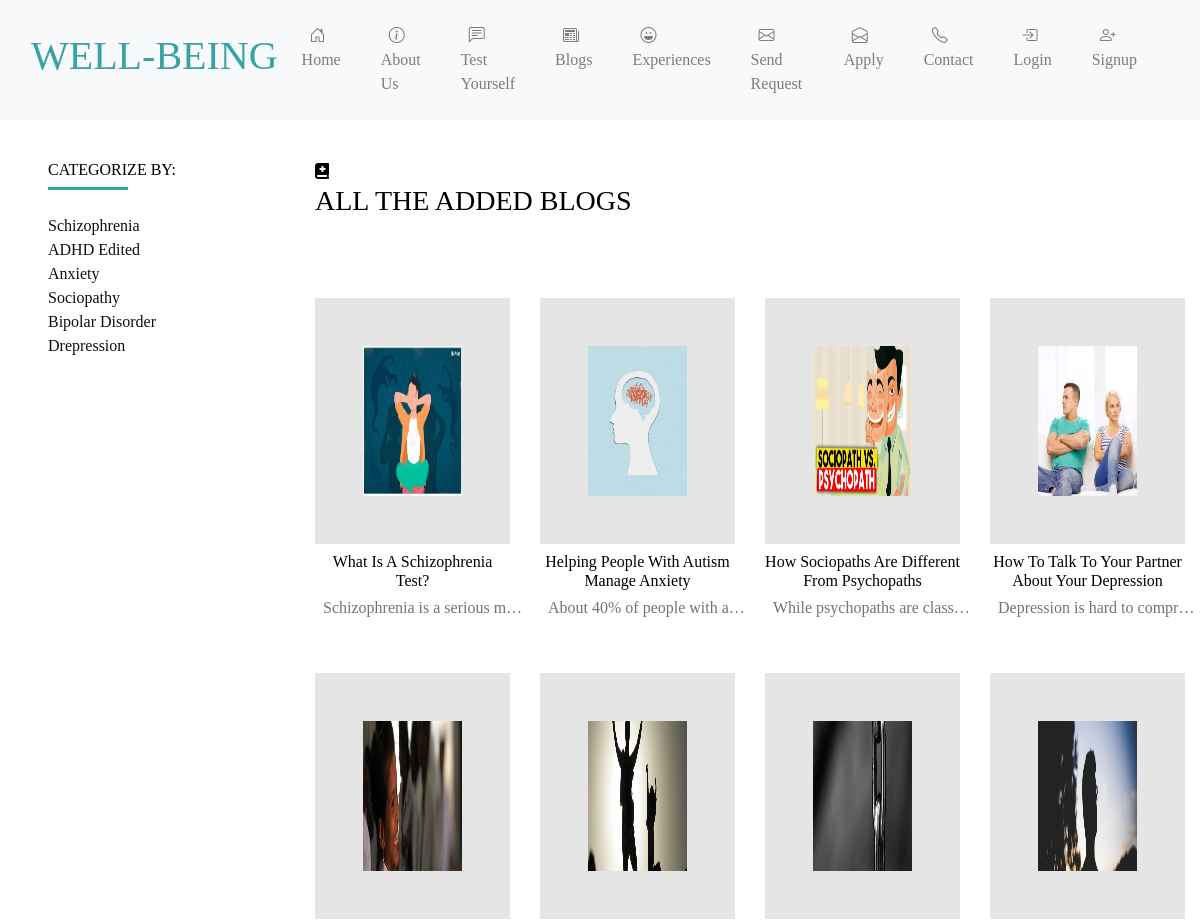
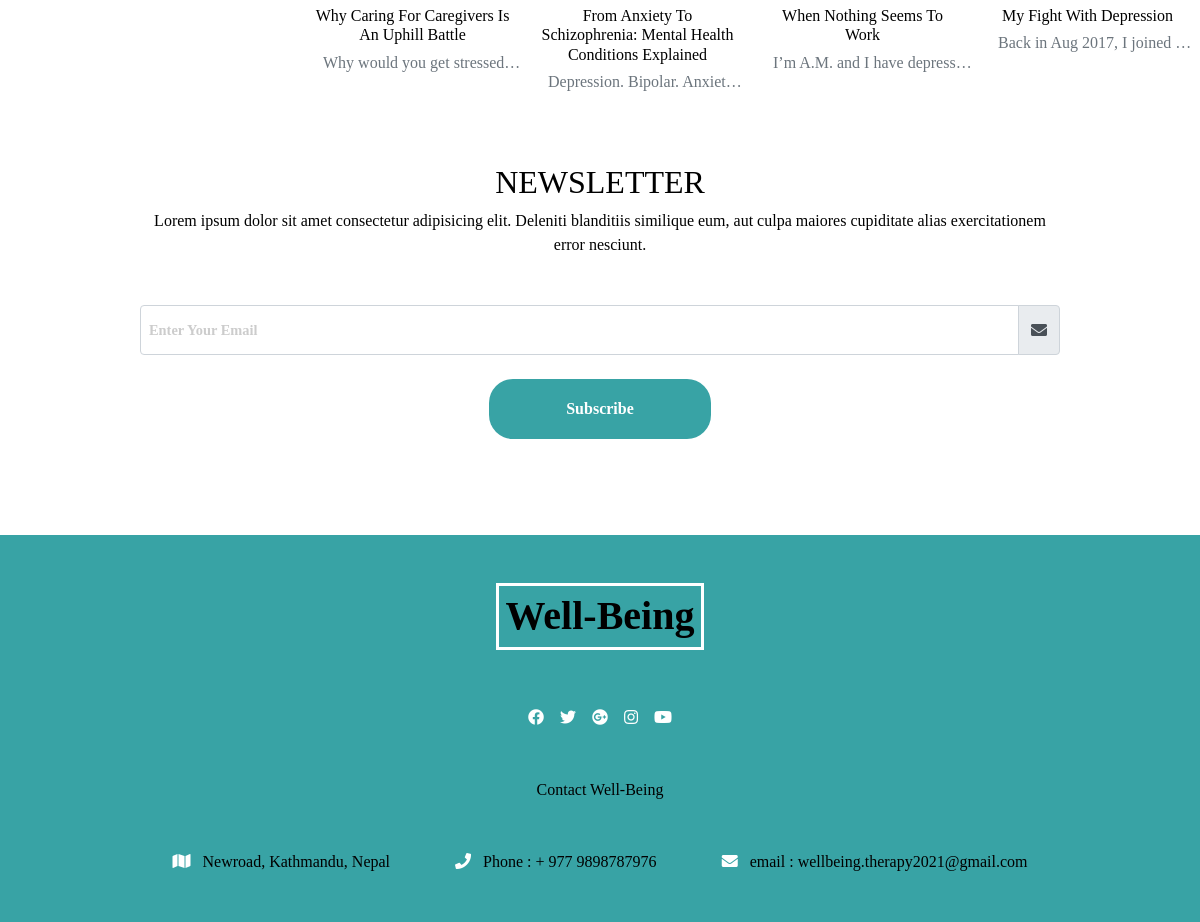
Page /MentalHealth/index.php/wellbeing/blogs on the committed database (2 pictures, top to bottom).
### tables this page shows
CREATE TABLE `categories` (
  `cid` int(12) NOT NULL,
  `cname` varchar(32) NOT NULL,
  `cdesc` varchar(1000) NOT NULL,
  `crole` tinyint(1) NOT NULL,
  `cstatus` tinyint(1) NOT NULL,
  `created_at` timestamp NOT NULL DEFAULT current_timestamp() ON UPDATE current_timestamp()
);

CREATE TABLE `blogs` (
  `bid` int(12) NOT NULL,
  `cid` int(12) NOT NULL,
  `sid` int(12) NOT NULL,
  `btitle` varchar(255) NOT NULL,
  `bcontent` mediumtext NOT NULL,
  `bimage` text NOT NULL,
  `bstatus` tinyint(1) NOT NULL,
  `created_at` timestamp NOT NULL DEFAULT current_timestamp() ON UPDATE current_timestamp()
);

### MentalHealth/application/controllers/Wellbeing.php (called while the page is built, shortened)
<?php
class Wellbeing extends CI_Controller {
     public function __construct()
    {
        $this->load->model('Category');
        $this->load->model('Experience');
        $this->load->model('Blog');
    }
    public function loadViews($page, $data = []) {
        $this->load->view('sites/'.$page, $data);
    }
	public function blogs()
	{
        $data = [
            'page_title' => 'Wellbeing - Blogs',
            'categories' => $this->Category->selectAllUA(),
            'blogs' => $this->Blog->selectAllUA()
        ];
         $this->loadViews('blogs', $data);
	}
}

### MentalHealth/index.php (called while the page is built, shortened)
<?php
require_once BASEPATH.'core/CodeIgniter.php';

### MentalHealth/application/models/Category.php (called while the page is built, shortened)
<?php
class Category extends CI_model{
    public function selectAllUA(){
        $categories = $this->db->order_by('cid', 'DESC')->get_where('categories', ['cstatus' => '2' ]);
        return $categories->result_array();
    }
}

### MentalHealth/application/models/Blog.php (called while the page is built, shortened)
<?php
class Blog extends CI_model{
    public function selectAllUA() {
        $this->db->select ( '*' );
        $this->db->from ( 'blogs' );
        $this->db->join ( 'categories', 'categories.cid = blogs.cid' , 'left' );
        $this->db->join ( 'staff', 'staff.sid = blogs.sid' , 'left' );
        $this->db->order_by ('blogs.bid', 'DESC');
        $this->db->limit(20);
        $this->db->where ('blogs.bstatus', '2');
        $experiences = $this->db->get();
        return $experiences->result_array();
    }
}

### MentalHealth/application/views/sites/blogs.php (the view, shortened to what this page needs)
<?php $this->load->view('layouts/siteNav'); ?>
</header>
<section class="products">
  <div class="container-fluid">
    <div class="row">
      <?php $this->load->view('layouts/siteCategory'); ?>
      <div class="col-12 col-md-7 col-lg-9 mx-auto my-3 ">
      <div class="row">
        <div class="col title my-4">
          <i class="fa fa-book-medical mr-3"></i>
          <div class="title-text">
            <h3 class="text-uppercase font-weight-blog">All The Added Blogs </h3>
          </div>
        </div>
      </div>
        <div class="row">
          <?php foreach ($blogs as $blog) { ?>
          <div class="mx-auto mt-5 col-md-6 col-lg-3 detailBlog">
            <div class="blogs-container p-5">
              <img src="<?= base_url() ?>/assets/blogs/<?=$blog['bimage']?>" class="img-fluid" style="height: 150px;" alt="blog" />
            </div>
            <h6 class="text-capitalize text-center my-2 detailBlog"><?= $blog['btitle'] ?></h6>
            <h6 class="text-center">
                  <span class="text-muted mx-2 detailBlog" style="display:block;text-overflow: ellipsis;width: 200px;  overflow: hidden; white-space: nowrap;">
                  <?= $blog['bcontent'] ?>
                </span>
            </h6>
          </div>
             <?php } ?>
        </div>
      </div>
    </div>
  </div>
</section>
    <section class="newsletter py-5">
      <div class="container">
        <div class="row">
          <div class="col-10 mx-auto text-center">
            <h2 class="text-uppercase">newsletter</h2>
            <p>
              Lorem ipsum dolor sit amet consectetur adipisicing elit. Deleniti
              blanditiis similique eum, aut culpa maiores cupiditate alias
              exercitationem error nesciunt.
            </p>
            <form>
              <div class="input-group mt-5 mb-4">
                <input
                  type="text"
                  class="form-control text-capitalize"
                  placeholder="enter your email"
                />
                <div class="input-group-append">
                  <div class="input-group-text form-icon">
                    <i class="fas fa-envelope"></i>
                  </div>
                </div>
              </div>
                    <div class="input-group col-lg-12 mb-4">
                       <input type="submit" class="mx-auto w-25 btnSubscribe btn-login "  value="Subscribe"/>
                    </div>
            </form>
          </div>
        </div>
      </div>
    </section>
<?php $this->load->view('modals/blogModal'); ?>
<?php $this->load->view('layouts/footer'); ?>

### MentalHealth/application/views/layouts/head.php (shortened to what this page needs)
<!doctype html>
<html lang="en">
  <head>
    <link rel="stylesheet" href="https://stackpath.bootstrapcdn.com/bootstrap/4.3.1/css/bootstrap.min.css" />
    <link rel="stylesheet" href="https://cdnjs.cloudflare.com/ajax/libs/font-awesome/5.15.2/css/all.min.css" />
    <link rel="stylesheet" href="https://cdn.jsdelivr.net/npm/bootstrap-icons@1.4.0/font/bootstrap-icons.css" />
    <link rel="stylesheet" href="<?= base_url() ?>/assets/css/style.css" />
    <link rel="stylesheet" href="<?= base_url() ?>/assets/css/table.css" />
  </head>
<body>

### MentalHealth/application/views/layouts/siteNav.php (shortened to what this page needs)
<?php
  $this->load->view('layouts/head');
?>
<header class="header">
    <section class="navigation">
    <nav class="navbar navbar-expand-lg navbar-light py-3">
      <div class="container-fluid">
        <a class="navbar-brand text-uppercase" href="#">
          <h1 class="nav-title text-color">well-being</h1>
        </a>
        <div class="collapse navbar-collapse justify-content-end" id="myNavbar">
          <ul class="navbar-nav icons">
            <li class="nav-item mr-4">
              <a class="nav-link" href="<?= base_url() ?>"> <i class="bi bi-house-door m-2"></i>Home </a>
            </li>
            <li class="nav-item mr-4">
              <a class="nav-link" href="<?= base_url() ?>about"> <i class="bi bi-info-circle m-2"></i>About Us </a>
            </li>
            <li class="nav-item mr-4">
              <a class="nav-link" href="<?= base_url() ?>testyourself"> <i class="bi bi-chat-left-text m-2"></i>Test Yourself </a>
            </li>
            <li class="nav-item mr-4">
              <a class="nav-link" href="<?= base_url() ?>blogs"> <i class="bi bi-newspaper m-2"></i>Blogs </a>
            </li>
            <li class="nav-item mr-4">
              <a class="nav-link" href="<?= base_url() ?>experiences"> <i class="bi bi-emoji-laughing m-2"></i>Experiences </a>
            </li>
            <li class="nav-item mr-4">
              <a class="nav-link" href="<?= base_url() ?>request"> <i class="bi bi-envelope m-2"></i>Send Request </a>
            </li>
            <li class="nav-item mr-4">
              <a class="nav-link" href="<?= base_url() ?>apply"> <i class="bi bi-envelope-open m-2"></i>Apply </a>
            </li>
            <li class="nav-item mr-4">
              <a class="nav-link" href="<?= base_url() ?>contact"> <i class="bi bi-telephone m-2"></i>Contact </a>
            </li>
            <li class="nav-item mr-4">
              <a class="nav-link" href="<?= base_url() ?>login"> <i class="bi bi-box-arrow-in-right m-2"></i>Login </a>
            </li>
            <li class="nav-item mr-4">
              <a class="nav-link" href="<?= base_url() ?>signup"> <i class="bi bi-person-plus m-2"></i>Signup </a>
            </li>
          </ul>
        </div>
      </div>
    </nav>
</section>

### MentalHealth/application/views/layouts/siteCategory.php
<div class="col-10 col-md-5 col-lg-3 mx-auto my-3 px-5 text-capitalize">
  <div class="blogs-categories-title my-4">
    <h6 class="text-uppercase">Categorize by:</h6>
    <div class="blogs-categories-underline"></div>
  </div>
  <?php foreach ($categories as $category) { ?>
  <a href="<?= base_url()?>/blog/view/category/<?= $category['cid'] ?>" class="d-block blogs-categories-link">
    <p class="mb-0"><?= $category['cname'] ?></p>
  </a>
  <?php } ?>
</div>

### MentalHealth/application/views/layouts/footer.php (shortened to what this page needs)
<footer class="py-5 footer mt-4">
    <div class="container">
        <div class="row">
          <div class="col-10 mx-auto text-center">
            <h1
              class="font-weight-bold text-yellow footer-title text-center d-inline-block"
            >
              Well-Being
            </h1>
            <div class="footer-icons my-5 d-flex justify-content-center">
              <a href="#" class="footer-icon mx-2">
                <i class="fab fa-facebook"></i>
              </a>
              <a href="#" class="footer-icon mx-2">
                <i class="fab fa-twitter"></i>
              </a>
              <a href="#" class="footer-icon mx-2">
                <i class="fab fa-google-plus"></i>
              </a>
              <a href="#" class="footer-icon mx-2">
                <i class="fab fa-instagram"></i>
              </a>
              <a href="#" class="footer-icon mx-2">
                <i class="fab fa-youtube"></i>
              </a>
            </div>
            <p class="text-capitalize w-75 mx-auto text-center">
              Contact Well-Being
            </p>
            <div
              class="footer-contact mt-5 d-flex justify-content-around flex-wrap"
            >
              <div class="text-capitalize">
                <span class="footer-icon mr-2">
                  <i class="fas fa-map"></i>
                </span>
                Newroad, Kathmandu, Nepal
              </div>
              <div class="text-capitalize">
                <span class="footer-icon mr-2">
                  <i class="fas fa-phone"></i>
                </span>
                phone : + 977 9898787976
              </div>
              <div class="">
                <span class="footer-icon mr-2">
                  <i class="fas fa-envelope"></i>
                </span>
                email : wellbeing.therapy2021@gmail.com
              </div>
            </div>
          </div>
        </div>
    </div>
</footer>
  </body>
</html>

### MentalHealth/assets/css/style.css (style rules this page uses)
:root { --colourBlue: #38a3a5; --colourBlack: #252627; --colourWhite: #ffffff; --colourGrey: #f8f9fa; --colourLightPink: #FFE6EE; }
body { color: #000; font-family: "Kaushan Script", cursive; background: var(--colourWhite); min-height: 100vh; }
.header { color:var(--colourBlue); overflow: hidden; }
.text-color { color: var(--colourBlue); }
.navbar { border-top: 3px solid var(--colourPink); border-bottom: 3px solid var(--colourPink); background-color: var(--colourGrey); }
.navbar-brand { color: var(--colourBlack); }
.navbar .nav-link, .navbar .icons { color: var(--colourBlack); }
.nav-item .nav-link, .nav-item .icons, .text-color:hover { color: var(--colourBlack); }
.form-control:not(select) { padding: 1.5rem 0.5rem; }
.form-control::placeholder { color: #ccc; font-weight: bold; font-size: 0.9rem; }
.btn-login { background: var(--colourBlue); border: none; }
.footer { background: var(--colourBlue); }
.footer-title { border: 0.2rem solid var(--colourWhite); padding: 0.4rem; }
.footer-icon { color: var(--colourWhite); }
.btnSubscribe { border: none; border-radius: 1.5rem; padding: 2%; background: var(--colourBlue); color: #fff; font-weight: 600; cursor: pointer; }
:root { --mainYellow: #fdbe02; --mainWhite: #fff; --mainBlack: #071013; --mainGrey: #9b9999; --TransGrey: rgba(0, 0, 0, 0.1); }
.blogs-categories-underline { height: 0.2rem; width: 5rem; background: var(--colourBlue); }
.blogs-categories-link { color: var(--mainBlack); text-decoration: none !important; }
.blogs-container { background: var(--TransGrey); position: relative; overflow: hidden; }

### MentalHealth/assets/css/table.css (style rules this page uses)
.d-flex { display: flex; align-items: center; justify-content: space-between; }

### rows in the picture
categories: cname "Schizophrenia"
categories: cname "ADHD Edited"
categories: cname "Anxiety"
categories: cname "Sociopathy"
categories: cname "Bipolar Disorder"
categories: cname "Drepression"
blogs: bimage (picture), btitle "What Is A Schizophrenia Test?", bcontent "Schizophrenia is a serious m…"
blogs: bimage (picture), btitle "Helping People With Autism Manage Anxiety", bcontent "About 40% of people with a…"
blogs: bimage (picture), btitle "How Sociopaths Are Different From Psychopaths", bcontent "While psychopaths are class…"
blogs: bimage (picture), btitle "How To Talk To Your Partner About Your Depression", bcontent "Depression is hard to compr…"
blogs: bimage (picture), btitle "Why Caring For Caregivers Is An Uphill Battle", bcontent "Why would you get stressed…"
blogs: bimage (picture), btitle "From Anxiety To Schizophrenia: Mental Health Conditions Explained", bcontent "Depression. Bipolar. Anxiet…"
blogs: bimage (picture), btitle "When Nothing Seems To Work", bcontent "I’m A.M. and I have depress…"
blogs: bimage (picture), btitle "My Fight With Depression", bcontent "Back in Aug 2017, I joined…"
